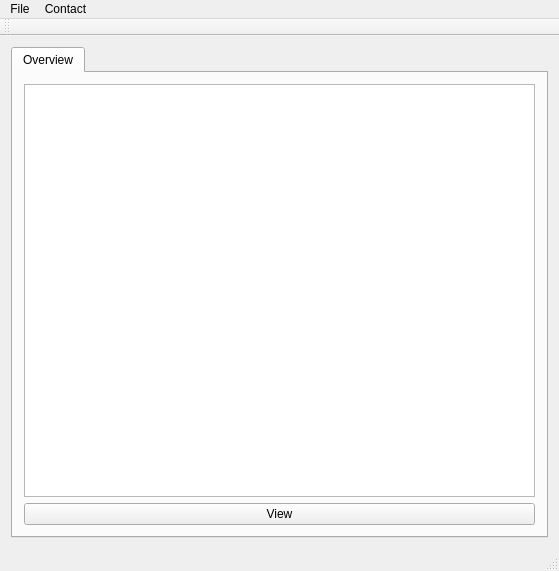
<?xml version="1.0" encoding="UTF-8"?>
<ui version="4.0">
 <class>MainWindow</class>
 <widget class="QMainWindow" name="MainWindow">
  <property name="geometry">
   <rect>
    <x>0</x>
    <y>0</y>
    <width>559</width>
    <height>571</height>
   </rect>
  </property>
  <property name="windowTitle">
   <string>MainWindow</string>
  </property>
  <widget class="QWidget" name="centralWidget">
   <layout class="QVBoxLayout" name="verticalLayout_2">
    <item>
     <layout class="QVBoxLayout" name="verticalLayout_3">
      <item>
       <widget class="QTabWidget" name="tabWidget">
        <property name="currentIndex">
         <number>0</number>
        </property>
        <widget class="QWidget" name="Overview">
         <attribute name="title">
          <string>Overview</string>
         </attribute>
         <layout class="QVBoxLayout" name="verticalLayout">
          <item>
           <widget class="QListWidget" name="listWidget"/>
          </item>
          <item>
           <widget class="QPushButton" name="pushButton">
            <property name="text">
             <string>View</string>
            </property>
           </widget>
          </item>
         </layout>
        </widget>
       </widget>
      </item>
     </layout>
    </item>
   </layout>
  </widget>
  <widget class="QToolBar" name="mainToolBar">
   <attribute name="toolBarArea">
    <enum>TopToolBarArea</enum>
   </attribute>
   <attribute name="toolBarBreak">
    <bool>false</bool>
   </attribute>
  </widget>
  <widget class="QStatusBar" name="statusBar"/>
  <widget class="QMenuBar" name="menuBar">
   <property name="geometry">
    <rect>
     <x>0</x>
     <y>0</y>
     <width>559</width>
     <height>29</height>
    </rect>
   </property>
   <widget class="QMenu" name="menuPhonebook">
    <property name="title">
     <string>File</string>
    </property>
    <addaction name="actionSave"/>
    <addaction name="actionLoad"/>
   </widget>
   <widget class="QMenu" name="menuContact">
    <property name="title">
     <string>Contact</string>
    </property>
    <addaction name="actionAddFriend"/>
    <addaction name="actionAdd_Colleague"/>
   </widget>
   <addaction name="menuPhonebook"/>
   <addaction name="menuContact"/>
  </widget>
  <action name="actionSave">
   <property name="text">
    <string>Save</string>
   </property>
  </action>
  <action name="actionLoad">
   <property name="text">
    <string>Load</string>
   </property>
  </action>
  <action name="actionAddFriend">
   <property name="text">
    <string>Add Friend</string>
   </property>
  </action>
  <action name="actionAdministration">
   <property name="text">
    <string>Administration</string>
   </property>
  </action>
  <action name="actionTeacher">
   <property name="text">
    <string>Teacher</string>
   </property>
  </action>
  <action name="actionAdd_Colleague">
   <property name="text">
    <string>Add Colleague</string>
   </property>
  </action>
 </widget>
 <layoutdefault spacing="6" margin="11"/>
 <resources/>
 <connections/>
</ui>
